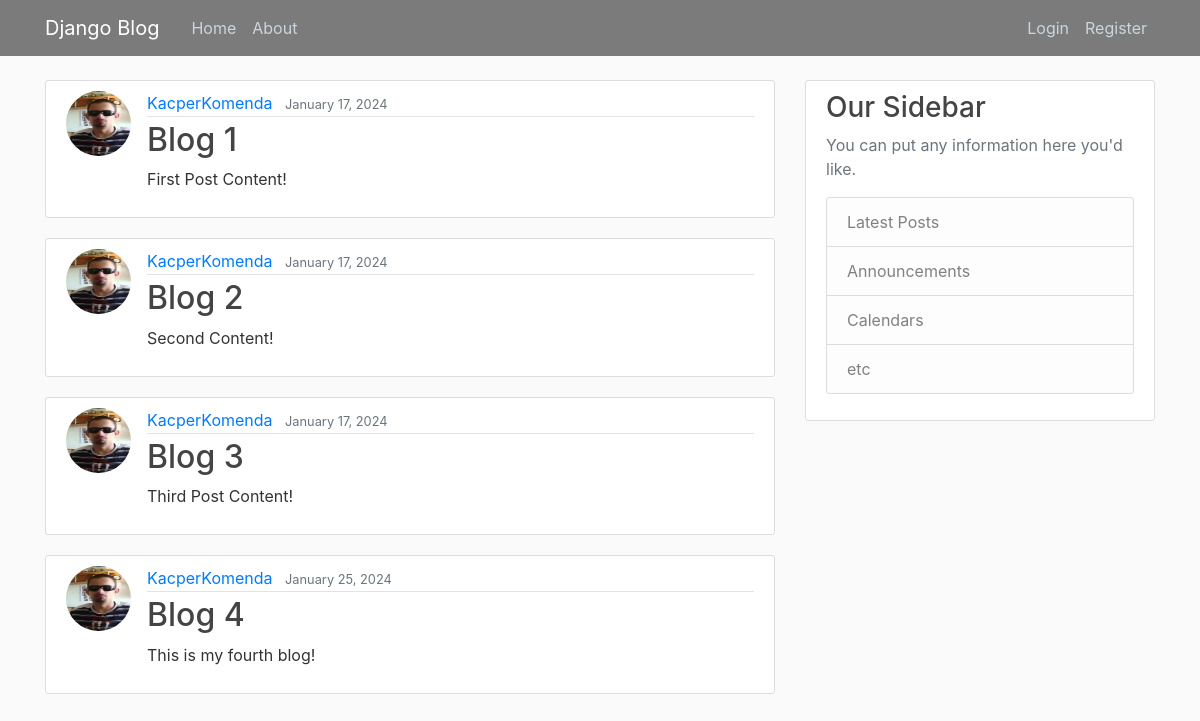
The app's page /, older data.
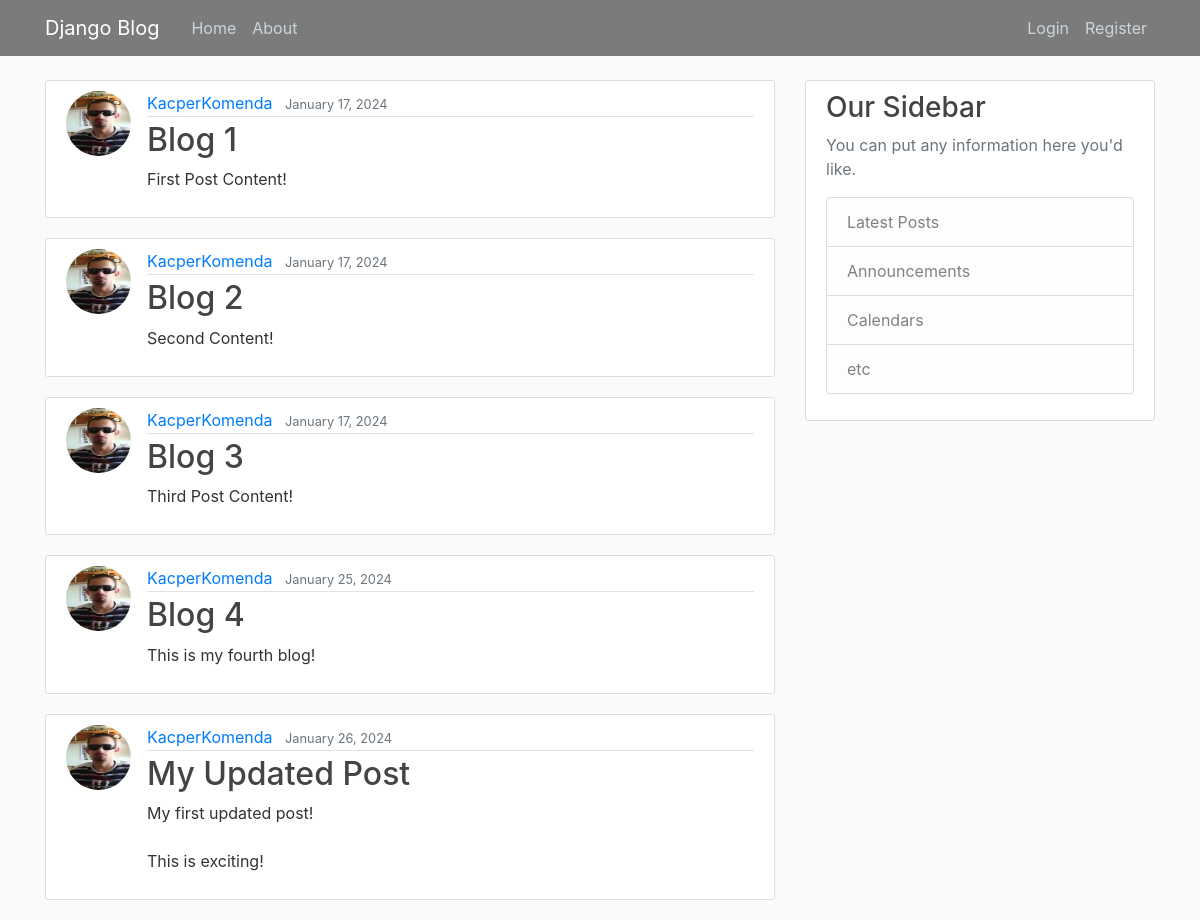
The same page, newer data.
### main/models.py (models this page shows, shortened)
class Post(models.Model):
    title = models.CharField(max_length = 100)
    content = models.TextField()
    date_posted = models.DateTimeField(default = timezone.now)
    author = models.ForeignKey(User, on_delete=models.CASCADE) #Jeśli user usunięty, to post też

### users/models.py (models this page shows, shortened)
class Profile(models.Model):
    user = models.OneToOneField(User, on_delete=models.CASCADE) #CASCADE - jeśli user usunięty, usuń posty, nie na odwrót
    image = models.ImageField(default='default.jpg', upload_to='profile_pics')

### main/views.py (the view)
# urls.py: path('', PostListView.as_view(), name="main-home"),
class PostListView(ListView):
    model = Post
    template_name = 'main/home.html'
    context_object_name = 'posts'
    paginate_by = 5

### main/templates/main/home.html
{% extends "main/base.html" %}
{% block content %}
    {% for post in posts %}
        <article class="media content-section">
            <img class ="rounded-circle article-img" src="{{ post.author.profile.image.url }}">
            <div class="media-body">
            <div class="article-metadata">
                <a class="mr-2" href="#">{{ post.author }}</a>
                <small class="text-muted">{{ post.date_posted|date:"F d, Y" }}</small>
            </div>
            <h2><a class="article-title" href="{% url 'post-detail' post.id %}">{{ post.title }}</a></h2>
            <p class="article-content">{{ post.content }}</p>
            </div>
        </article>
    {% endfor %}
{% endblock content %}

### main/templates/main/base.html (shortened to what this page needs)
{% load static %}
<!DOCTYPE html>
<html>
<head>
    <link rel="stylesheet" href="https://cdn.jsdelivr.net/npm/bootstrap@4.1.3/dist/css/bootstrap.min.css">
    <link rel="stylesheet" type="text/css" href="{% static 'main/main.css' %}">
</head>
<body>
<header class="site-header">
    <nav class="navbar navbar-expand-md navbar-dark bg-steel fixed-top">
        <div class="container">
        <a class="navbar-brand mr-4" href="{% url 'main-home' %}">Django Blog</a>
        <div class="collapse navbar-collapse" id="navbarToggle">
            <div class="navbar-nav mr-auto">
            <a class="nav-item nav-link" href="{% url 'main-home' %}">Home</a>
            <a class="nav-item nav-link" href="{% url 'main-about' %}">About</a>
            </div>
            <div class="navbar-nav">
              {% if user.is_authenticated %}
                <a class="nav-item nav-link" href="{% url 'profile' %}">Profile</a>
                <a class="nav-item nav-link" href="{% url 'logout' %}">Logout</a>
              {% else %}
                <a class="nav-item nav-link" href="{% url 'login' %}">Login</a>
                <a class="nav-item nav-link" href="{% url 'register' %}">Register</a>
              {% endif %}
            </div>
        </div>
        </div>
    </nav>
    </header>
    <main role="main" class="container">
        <div class="row">
          <div class="col-md-8">
            {% block content %}{% endblock %}
          </div>
          <div class="col-md-4">
            <div class="content-section">
              <h3>Our Sidebar</h3>
              <p class='text-muted'>You can put any information here you'd like.
                <ul class="list-group">
                  <li class="list-group-item list-group-item-light">Latest Posts</li>
                  <li class="list-group-item list-group-item-light">Announcements</li>
                  <li class="list-group-item list-group-item-light">Calendars</li>
                  <li class="list-group-item list-group-item-light">etc</li>
                </ul>
              </p>
            </div>
          </div>
        </div>
      </main>
</body>
</html>

### main/static/main/main.css (style rules this page uses)
body { background: #fafafa; color: #333333; margin-top: 5rem; }
h1, h2, h3, h4, h5, h6 { color: #444444; }
ul { margin: 0; }
.bg-steel { background-color: #7b7b7b; }
.site-header .navbar-nav .nav-link { color: #cbd5db; }
.content-section { background: #ffffff; padding: 10px 20px; border: 1px solid #dddddd; border-radius: 3px; margin-bottom: 20px; }
.article-title { color: #444444; }
.article-content { white-space: pre-line; }
.article-img { height: 65px; width: 65px; margin-right: 16px; }
.article-metadata { padding-bottom: 1px; margin-bottom: 4px; border-bottom: 1px solid #e3e3e3 }

Row changes from the older to the newer data that the page shows:
added Post: author.profile.image (picture), author "KacperKomenda", date_posted "January 26, 2024", title "My Updated Post", content "My first updated post! This is exciting!"
